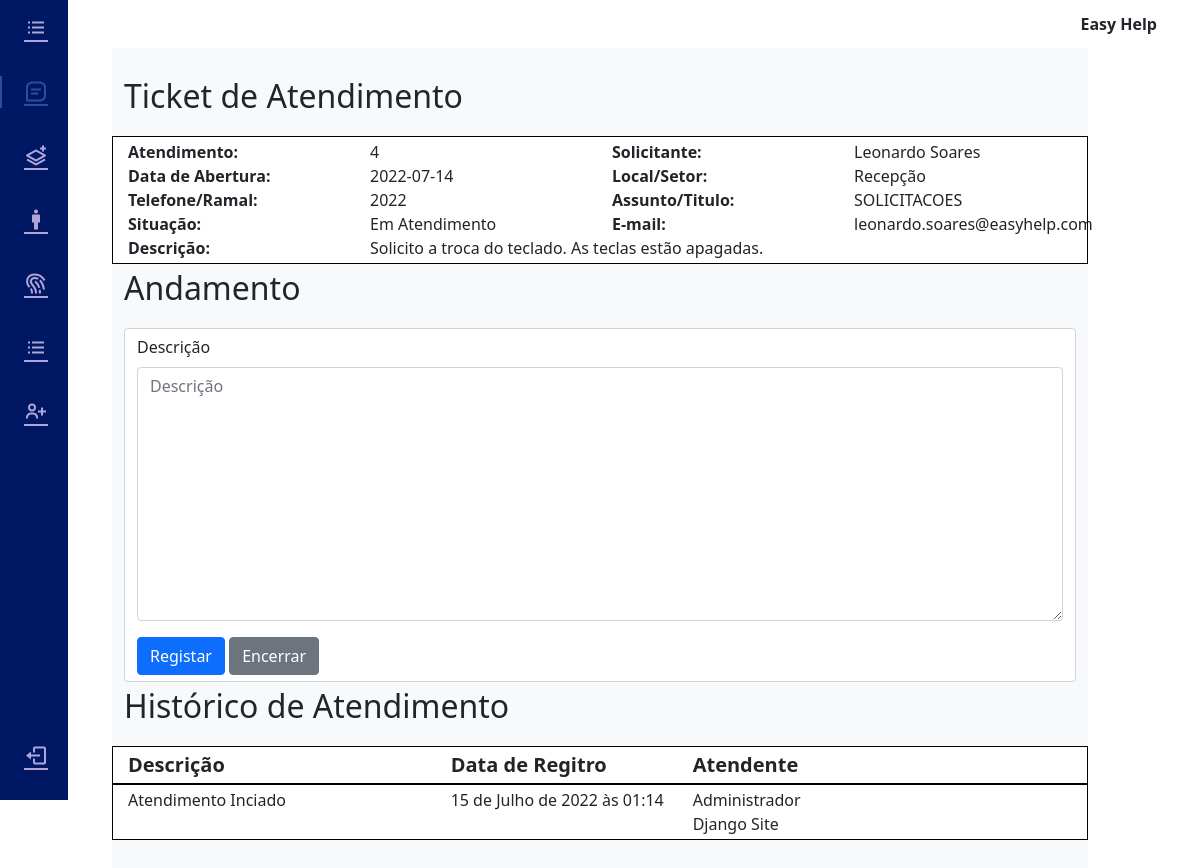
The page /tickets/4 (signed in) on the database its author committed.
### tickets/models.py (models this page shows, shortened)
class OpenTicketModel(models.Model):
    id_ticket = models.IntegerField('idticket', primary_key=True, auto_created=True, unique=True)
    nome = models.CharField('nome', max_length=50)
    email = models.EmailField('email', max_length=100)
    setor = models.CharField('Setor', max_length=50)
    tel_ramal = models.CharField('contato', max_length=50)
    titulo = models.CharField('titulo', max_length=100)
    dsticket = models.CharField('dschamado', max_length=1500)
    createDate = models.DateTimeField('createdate', default=timezone.now)
    status = models.FloatField(default=False)
    closeDate = models.DateTimeField('closeDate', default=timezone.now)

class historiesForTickets(models.Model):
    idTicket = models.IntegerField('idticket')
    idUser = models.IntegerField('iduserresponsavel', default=False)
    dstkHistories = models.CharField('dsticket', max_length=1500)
    dateHistories = models.DateTimeField('date', default=timezone.now)

### tickets/views.py (the view, shortened to what this page needs)
# urls.py: path('tickets/<int:id_ticket>', ticketPage, name='ticket')
def ticketPage(request, id_ticket):
    def TabelaRelacional(obj_all, dstkHistories):
        obj_all.create(idTicket=id_ticket, idUser=request.user.id, dstkHistories=dstkHistories)
        print(request.POST)
    def iniciarAtendimento():
        try:
            ticket = OpenTicketModel.objects.get(id_ticket=id_ticket)
            if request.POST:
                ticket.status = '2'
                tableRelac = historiesForTickets.objects.all()
                TabelaRelacional(tableRelac, "Atendimento Inciado")
                ticket.save()
            else:
                pass
        except KeyError:
            pass
    def encerrarTicket():
        try:
            ticket = OpenTicketModel.objects.get(id_ticket=id_ticket)
            if request.POST['encerrar'] == "":
                ticket.status = '1'
                ticket.closeDate = timezone.now()
                ticket.save()
            else:
                pass
        except KeyError:
            print('teste')
    def reabrirTicket():
        try:
            ticket = OpenTicketModel.objects.get(id_ticket=id_ticket)
            if request.GET:
                ticket.status = '2'
                tableRelac = historiesForTickets.objects.all()
                TabelaRelacional(tableRelac, 'Ticket Reaberto')
                ticket.save()
            else:
                pass
        except KeyError:
            pass
    if request.user.is_authenticated:
        if request.POST:
            form = historiesForTicketsForm(request.POST)
            if form.is_valid():
                tableRelac = historiesForTickets.objects.all()
                TabelaRelacional(tableRelac, request.POST['dstkHistories'])
                encerrarTicket()
                form = historiesForTicketsForm()
                return redirect('index')
            else:
                iniciarAtendimento()
        elif request.GET:
            reabrirTicket()
            form = historiesForTicketsForm()
        else:
            form = historiesForTicketsForm()
        tablehistor = historiesForTickets.objects.filter(idTicket=id_ticket)
        tableUser= User.objects.filter().order_by('id')
        context = {
            'ticketObj': OpenTicketModel.objects.get(id_ticket=id_ticket),
            'form': form,
            'tablehistor': tablehistor,
            'tableuser': tableUser,
            'Groups': str(User.objects.get(id=request.user.id).groups.all()),
        }
        return render(request, 'ticketPage.html', context)
    else:
        messages.error(request, 'Efetuar Login Para Continuar!')
        return redirect('auth')

### tickets/forms.py
class historiesForTicketsForm(ModelForm):
    dstkHistories = forms.CharField(label='Descrição', required=True, max_length=1500, widget=forms.Textarea)
    class Meta:
        model = historiesForTickets
        fields = [
            'dstkHistories'
        ]

### tickets/templates/ticketPage.html (shortened to what this page needs)
{% extends 'base.html' %}
{% load django_bootstrap5 %}
{% load static %}
{% block Tkicon %}
<a href="#" class="nav_link active"> <i class='bx bx-message-square-detail nav_icon'></i> <span class="nav_name">Users</span> </a>
{% endblock %}
{% block content %}
    <br>
    <br>
    <br>
    <div class="container">
        <p class="fs-2 fw-bolt">
            Ticket de Atendimento
        </p>
        <div class="row row-cols-4">
            <div class="col fs-6 fw-bolder">
                Atendimento:
            </div>
            <div class="col">
                {{ ticketObj.pk }}
            </div>
            <div class="col fs-6 fw-bolder">
                Solicitante:
            </div>
            <div class="col">
                {{ ticketObj.nome }}
            </div>
            <div class="col fs-6 fw-bolder">
                Data de Abertura:
            </div>
            <div class="col">
                {{ ticketObj.createDate.date.isoformat.title }}
            </div>
            <div class="col fs-6 fw-bolder">
                Local/Setor:
            </div>
            <div class="col">
                {{ ticketObj.setor }}
            </div>
            <div class="col fs-6 fw-bolder">
                Telefone/Ramal:
            </div>
            <div class="col">
                {{ ticketObj.tel_ramal }}
            </div>
            <div class="col fs-6 fw-bolder">
                Assunto/Titulo:
            </div>
            <div class="col">
                {{ ticketObj.titulo }}
            </div>
            <div class="col fs-6 fw-bolder">
                Situação:
            </div>
            <div class="col">
                {% if ticketObj.status == 0 %}
                    Aguardando Atendimento
                {% elif ticketObj.status == 2 %}
                    Em Atendimento
                {% else %}
                    Encerrado
                {% endif %}
            </div>
            <div class="col fs-6 fw-bolder">
                E-mail:
            </div>
            <div class="col">
                {{ ticketObj.email }}
            </div>
            <div class="col fs-6 fw-bolder">
                Descrição:
            </div>
            <div class="col col-lg-8">
                {{ ticketObj.dsticket }}
            </div>
        </div>
    </div>
    {% if ticketObj.status != 0 or 'Atendente' in Groups%}
    <div class="container">
        <p class="fs-2 fw-bolt">
            Andamento
        </p>
        {% if ticketObj.status == 2 %}
            <form action="{% url 'ticket' ticketObj.id_ticket %}" method="post" class="form-control" autocomplete="off" enctype="multipart/form-data">
                {% bootstrap_form form %}
                    <button type="submit" class="btn btn-primary">Registar</button>
                {% if 'Atendente' in Groups %}
                    <button type="submit" name="encerrar" class="btn btn-secondary">Encerrar</button>
                {% endif %}
            </form>
        {% elif ticketObj.status == 0 %}
            <form action="{% url 'ticket' ticketObj.id_ticket %}" method="post" class="form-control" autocomplete="off" enctype="multipart/form-data">
                {% csrf_token %}
                    <button type="submit" class="btn btn-primary" id="iniciaratendimento">Iniciar Atendimento</button>
            </form>
        {% else %}
            <form action="{% url 'ticket' ticketObj.id_ticket %}" method="get" class="form-control" autocomplete="off" enctype="multipart/form-data">
                {% csrf_token %}
                <button type="submit" class="btn btn-primary" id="reabrirticket">Reabrir Ticket</button>
            </form>
        {% endif %}
    </div>
    {% endif %}
    <div class="container">
        <p class="fs-2 fw-bolt">
            Histórico de Atendimento
        </p>
            <div class="row row-cols-3">
                <div class="col fs-5 fw-bolder">
                    Descrição
                </div>
                <div class="col-3 fs-5 fw-bolder">
                    Data de Regitro
                </div>
                <div class="col-2 fs-5 fw-bolder">
                    Atendente
                </div>
            </div>
                {% for hist in tablehistor %}
                        <div class="row row-cols-3">
                            <div class="col">
                                {{ hist.dstkHistories }}
                            </div>
                            <div class="col-3">
                                {{ hist.dateHistories }}
                            </div>
                            <div class="col-2">
                                {% for user in tableuser %}
                                    {% if user.id == hist.idUser %}
                                        {{ user.first_name }} {{ user.last_name }}
                                    {% endif %}
                                {% endfor %}
                            </div>
                            </div>
                {% endfor %}
        <br>
        <br>
        </div>
{% endblock %}

### tickets/static/css/estilos.css (style rules this page uses)
.row { display: grid; }
.row { padding: 3px; background-color: white; border: 1px solid black; }
:root { --header-height: 3rem; --nav-width: 68px; --rosinha: #C64CFF; --first-color: #001864; --first-color-light: #afa5d9; --white-color: rgba(132, 157, 255, 0.38); --body-font: 'Nunito', sans-serif; --normal-font-size: 1rem; --z-fixed: 100; --clarinha: #93ccb7 }
body { position: relative; margin: var(--header-height) 0 0 0; padding: 0 7rem;font-family: var(--body-font); font-size: var(--normal-font-size); transition: .5s }
a { text-decoration: none }
.nav_logo, .nav_link { display: grid; grid-template-columns: max-content max-content; align-items: center; column-gap: 1rem; padding: .5rem 0 .5rem 1.5rem }
.nav_link { position: relative; color: var(--first-color-light); margin-bottom: 1.5rem;transition: .3s }
.nav_icon { font-size: 1.50rem }
.active { color: var(--white-color) }
.active::before { content: ''; position: absolute; left: 0; width: 2px; height: 32px; background-color: var(--white-color) }

### rows shown on the page
OpenTicketModel: pk "4", nome "Leonardo Soares", createDate "2022-07-14", setor "Recepção", tel_ramal "2022", titulo "SOLICITACOES", email "leonardo.soares@easyhelp.com", dsticket "Solicito a troca do teclado. As teclas estão apagadas."
historiesForTickets: dstkHistories "Atendimento Inciado", dateHistories "15 de Julho de 2022 às 01:14"

### other values the page prints
{{ user.first_name }} "Administrador"
{{ user.last_name }} "Django Site"
